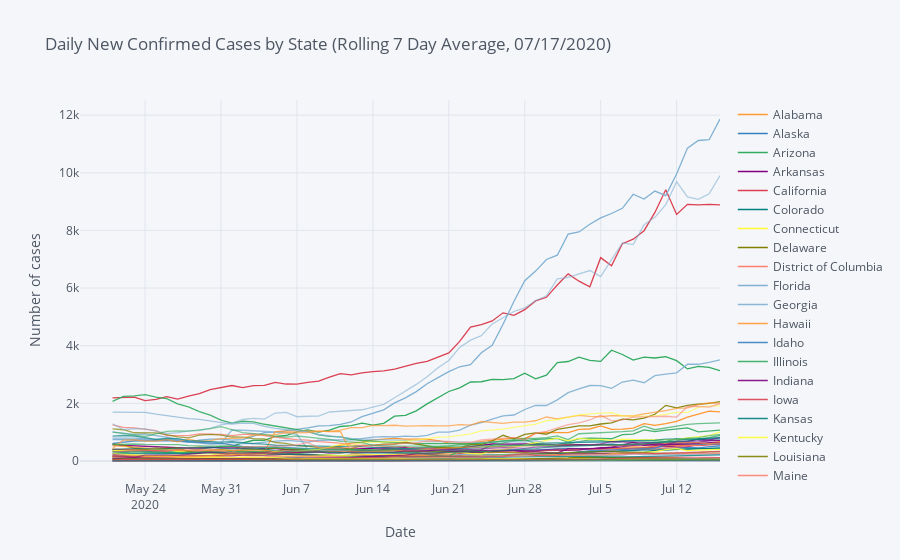

Notebook source saved alongside this figure:
### Code cell
window_size = 7
rolling = states_daily_confirmed.rolling(window=window_size, min_periods=3).mean()
states_confirmed_plot = rolling.iplot(scale='log', yaxis_title='Number of cases', xaxis_title='Date',
              title='Daily New Confirmed Cases by State (Rolling {} Day Average, {})'.format(window_size, today), asFigure = True)

states_confirmed_plot
